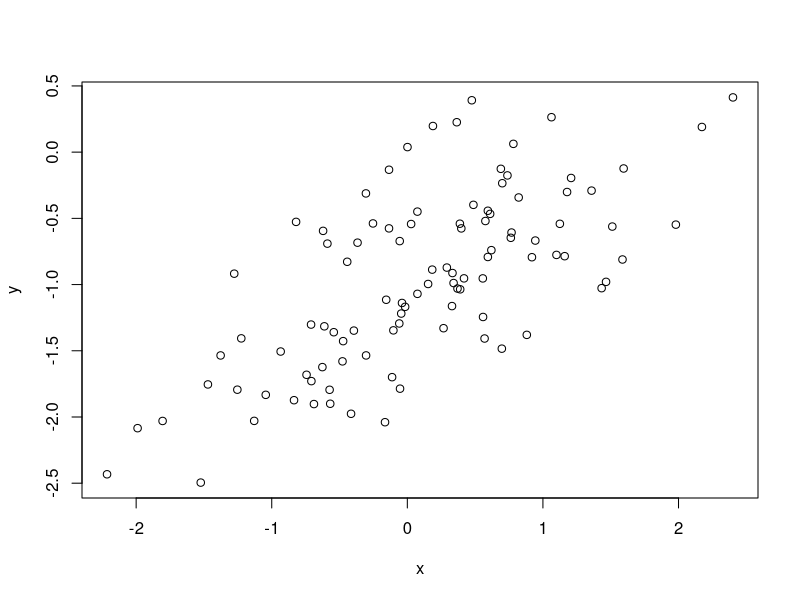
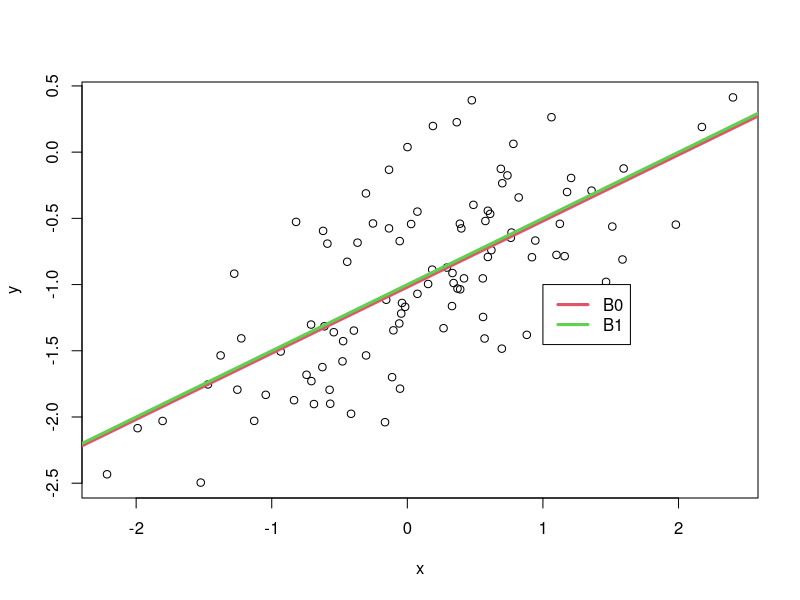
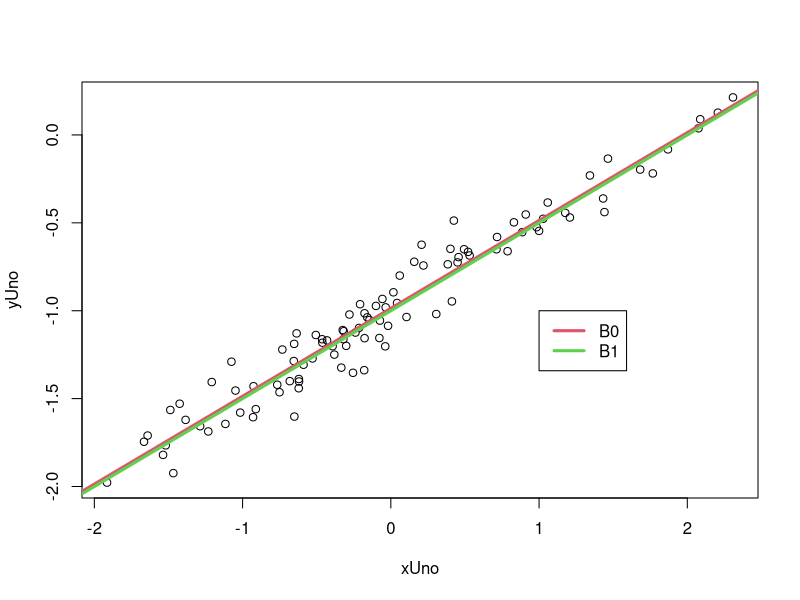
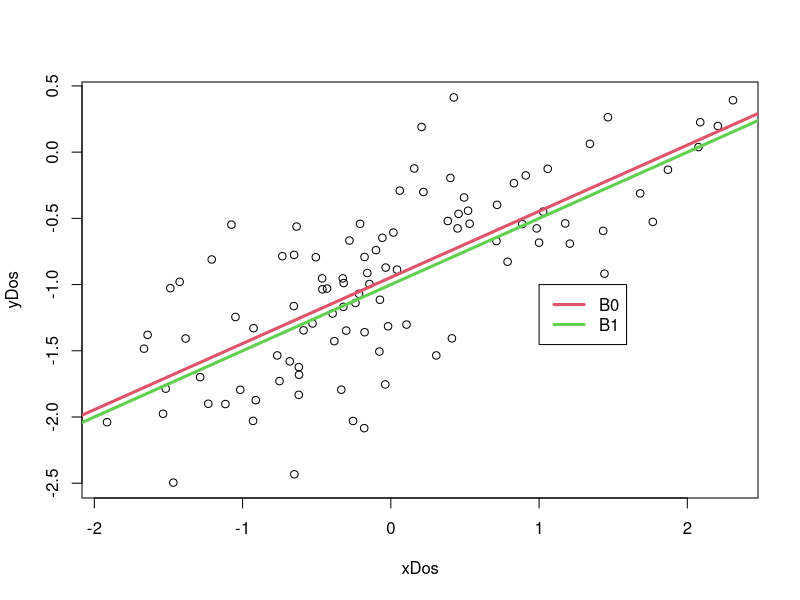

These charts were generated, in order, by the following R code:
set.seed(1)
x = rnorm(100)

eps = rnorm(100, 0, sqrt(0.25))

y = -1 + 0.5 * x + eps

plot(x, y)

lm.fit = lm(y ~ x)
summary(lm.fit)

plot(x, y)
abline(lm.fit, lwd = 3, col = 2)
abline(-1, 0.5, lwd = 3, col = 3)

legend(-1, legend = c("B0", "B1"), col = 2:3, lwd = 3)

lm.fitPow = lm(y ~ x + I(x ^ 2))
summary(lm.fitPow)

set.seed(1)
epsUno = rnorm(100, 0, 0.125)
xUno = rnorm(100)
yUno = -1 + 0.5 * xUno + epsUno
plot(xUno, yUno)
lm.fitUno = lm(yUno ~ xUno)
summary(lm.fitUno)
abline(lm.fitUno, lwd = 3, col = 2)
abline(-1, 0.5, lwd = 3, col = 3)
legend(-1, legend = c("B0", "B1"), col = 2:3, lwd = 3)

set.seed(1)
epsDos = rnorm(100, 0, 0.5)
xDos = rnorm(100)
yDos = -1 + 0.5 * xDos + epsDos
plot(xDos, yDos)
lm.fitDos = lm(yDos ~ xDos)
summary(lm.fitDos)
abline(lm.fitDos, lwd = 3, col = 2)
abline(-1, 0.5, lwd = 3, col = 3)
legend(-1, legend = c("B0", "B1"), col = 2:3, lwd = 3)

confint((lm.fit))
confint((lm.fitUno))
confint((lm.fitDos))
